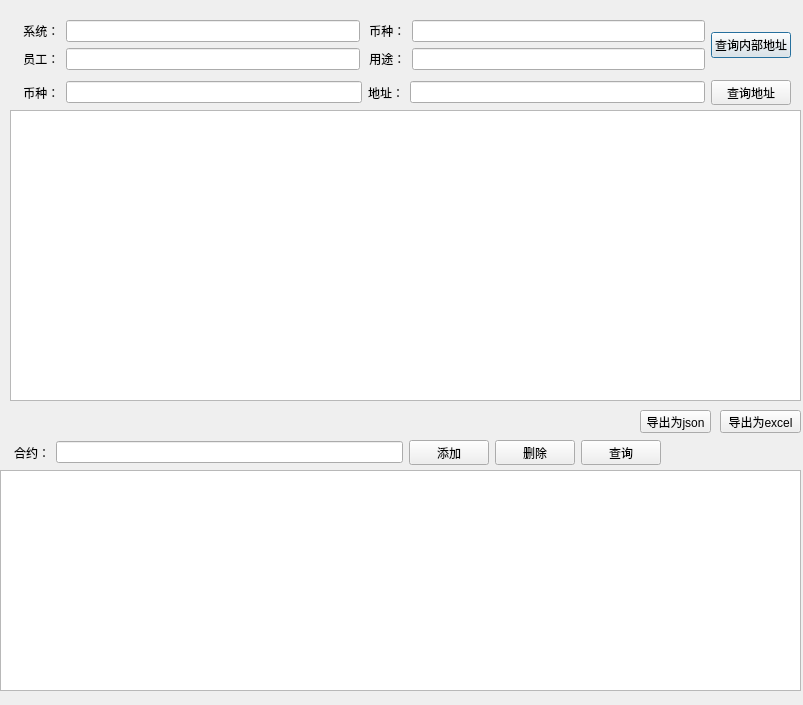
<?xml version="1.0" encoding="UTF-8"?>
<ui version="4.0">
 <class>DialogBalance</class>
 <widget class="QDialog" name="DialogBalance">
  <property name="geometry">
   <rect>
    <x>0</x>
    <y>0</y>
    <width>803</width>
    <height>705</height>
   </rect>
  </property>
  <property name="windowTitle">
   <string>Dialog</string>
  </property>
  <widget class="QTableView" name="tableView">
   <property name="geometry">
    <rect>
     <x>10</x>
     <y>110</y>
     <width>791</width>
     <height>291</height>
    </rect>
   </property>
  </widget>
  <widget class="QTableView" name="tableView_asset">
   <property name="geometry">
    <rect>
     <x>0</x>
     <y>470</y>
     <width>801</width>
     <height>221</height>
    </rect>
   </property>
  </widget>
  <widget class="QWidget" name="layoutWidget">
   <property name="geometry">
    <rect>
     <x>20</x>
     <y>20</y>
     <width>771</width>
     <height>50</height>
    </rect>
   </property>
   <layout class="QHBoxLayout" name="horizontalLayout">
    <item>
     <layout class="QGridLayout" name="gridLayout">
      <item row="0" column="0">
       <widget class="QLabel" name="label_9">
        <property name="text">
         <string> 系统：</string>
        </property>
       </widget>
      </item>
      <item row="0" column="1">
       <widget class="QLineEdit" name="lineEdit_sys"/>
      </item>
      <item row="0" column="2">
       <widget class="QLabel" name="label_8">
        <property name="text">
         <string> 币种：</string>
        </property>
       </widget>
      </item>
      <item row="0" column="3">
       <widget class="QLineEdit" name="lineEdit_coin"/>
      </item>
      <item row="1" column="0">
       <widget class="QLabel" name="label_7">
        <property name="text">
         <string> 员工：</string>
        </property>
       </widget>
      </item>
      <item row="1" column="1">
       <widget class="QLineEdit" name="lineEdit_user"/>
      </item>
      <item row="1" column="2">
       <widget class="QLabel" name="label_10">
        <property name="text">
         <string> 用途：</string>
        </property>
       </widget>
      </item>
      <item row="1" column="3">
       <widget class="QLineEdit" name="lineEdit_logic"/>
      </item>
     </layout>
    </item>
    <item>
     <widget class="QPushButton" name="btn_search_sys">
      <property name="text">
       <string>查询内部地址</string>
      </property>
     </widget>
    </item>
   </layout>
  </widget>
  <widget class="QWidget" name="layoutWidget">
   <property name="geometry">
    <rect>
     <x>20</x>
     <y>80</y>
     <width>771</width>
     <height>25</height>
    </rect>
   </property>
   <layout class="QGridLayout" name="gridLayout_2">
    <item row="0" column="0">
     <widget class="QLabel" name="label_14">
      <property name="text">
       <string> 币种：</string>
      </property>
     </widget>
    </item>
    <item row="0" column="1">
     <widget class="QLineEdit" name="lineEdit_coin_outer"/>
    </item>
    <item row="0" column="2">
     <widget class="QLabel" name="label_13">
      <property name="text">
       <string>地址：</string>
      </property>
      <property name="alignment">
       <set>Qt::AlignRight|Qt::AlignTrailing|Qt::AlignVCenter</set>
      </property>
     </widget>
    </item>
    <item row="0" column="3">
     <widget class="QLineEdit" name="lineEdit_address"/>
    </item>
    <item row="0" column="4">
     <widget class="QPushButton" name="btn_search_address">
      <property name="text">
       <string>查询地址</string>
      </property>
     </widget>
    </item>
   </layout>
  </widget>
  <widget class="QWidget" name="layoutWidget">
   <property name="geometry">
    <rect>
     <x>10</x>
     <y>440</y>
     <width>651</width>
     <height>25</height>
    </rect>
   </property>
   <layout class="QGridLayout" name="gridLayout_3">
    <item row="0" column="0">
     <widget class="QLabel" name="label_11">
      <property name="text">
       <string> 合约：</string>
      </property>
      <property name="alignment">
       <set>Qt::AlignRight|Qt::AlignTrailing|Qt::AlignVCenter</set>
      </property>
     </widget>
    </item>
    <item row="0" column="1">
     <widget class="QLineEdit" name="lineEdit_contract"/>
    </item>
    <item row="0" column="2">
     <widget class="QPushButton" name="btn_add">
      <property name="text">
       <string>添加</string>
      </property>
     </widget>
    </item>
    <item row="0" column="3">
     <widget class="QPushButton" name="btn_del">
      <property name="text">
       <string>删除</string>
      </property>
     </widget>
    </item>
    <item row="0" column="4">
     <widget class="QPushButton" name="btn_search_contract">
      <property name="text">
       <string>查询</string>
      </property>
     </widget>
    </item>
   </layout>
  </widget>
  <widget class="QPushButton" name="btn_dump_excel">
   <property name="geometry">
    <rect>
     <x>720</x>
     <y>410</y>
     <width>81</width>
     <height>23</height>
    </rect>
   </property>
   <property name="text">
    <string>导出为excel</string>
   </property>
  </widget>
  <widget class="QPushButton" name="btn_dump_json">
   <property name="geometry">
    <rect>
     <x>640</x>
     <y>410</y>
     <width>71</width>
     <height>23</height>
    </rect>
   </property>
   <property name="text">
    <string>导出为json</string>
   </property>
  </widget>
 </widget>
 <resources/>
 <connections/>
</ui>
